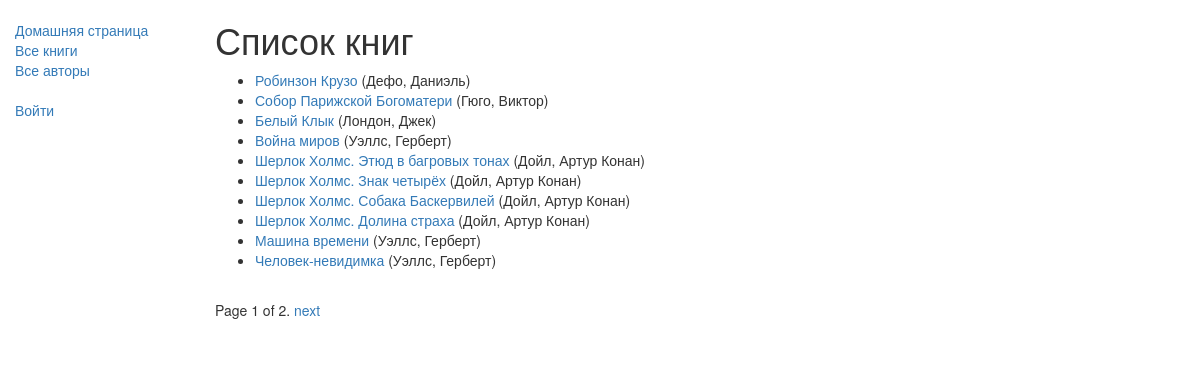
/catalog/books/, run on the app's committed database.
### catalog/models.py (models this page shows, shortened)
class Book(models.Model):
	title = models.CharField(max_length=200)
	author = models.ForeignKey('Author', on_delete=models.SET_NULL, null=True)
	summary = models.TextField(max_length=1000, help_text='Enter a brief description of a book')
	isbn = models.CharField('ISBN', max_length=13,
		help_text='13 Character <a href="https://www.isbn-international.org/content/what-isbn">ISBN number</a>')
	genre = models.ManyToManyField(Genre, help_text='Select a genre for this book')
	language = models.ForeignKey('Language', on_delete=models.SET_NULL, null=True)
	def get_absolute_url(self):
		return reverse('book-detail', args=[str(self.id)])
	def display_genre(self):
		return ', '.join([genre.name for genre in self.genre.all()[:3]])
	display_genre.short_description = 'Genre'

class Author(models.Model):
	first_name = models.CharField(max_length=100)
	last_name = models.CharField(max_length=100)
	date_of_birth = models.DateField(null=True, blank=True)
	date_of_death = models.DateField('Died', null=True, blank=True)
	def __str__(self):
		return f'{self.last_name}, {self.first_name}'
	class Meta:
		ordering = ['last_name']

### catalog/views.py (the view)
class BookListView(generic.ListView):
    model = Book
    template_name = 'book_list.html'
    paginate_by = 10

### catalog/templates/book_list.html
{% extends "base_generic.html" %}
{% block content %}
    <h1>Список книг</h1>
    {% if book_list %}
    <ul>
      {% for book in book_list %}
      <li>
        <a href="{{ book.get_absolute_url }}">{{ book.title }}</a> ({{book.author}})
      </li>
      {% endfor %}
    </ul>
    {% else %}
      <p>В библиотеке нет книг.</p>
    {% endif %}
{% endblock %}

### catalog/templates/base_generic.html (shortened to what this page needs)
<!DOCTYPE html>
<html lang='ru'>
<head>
	<link rel="stylesheet" href="https://maxcdn.bootstrapcdn.com/bootstrap/3.3.7/css/bootstrap.min.css">
	{% load static %}
	<link rel="stylesheet" href="{% static 'css/styles.css' %}">
</head>
<body>
  <div class="container-fluid">
    <div class="row">
      <div class="col-sm-2">
      {% block sidebar %}
      <ul class="sidebar-nav">
          <li><a href="{% url 'index' %}">Домашняя страница</a></li>
          <li><a href="{% url 'books' %}">Все книги</a></li>
          <li><a href="{% url 'authors' %}">Все авторы</a></li>
      </ul>
      <ul class="sidebar-nav">
        {% if user.is_authenticated %}
          <li>Пользователь: {{ user.get_username }}</li>
          <li><a href="{% url 'my-borrowed' %}">Мной позаимствовано</a></li>
          <li><a href="{% url 'logout' %}?next={{ request.path }}">Выйти</a></li>
        {% else %}
          <li><a href="{% url 'login' %}?next={{ request.path }}">Войти</a></li>
        {% endif %}
      </ul>
     {% endblock %}
      </div>
      <div class="col-sm-10 ">
      {% block content %}{% endblock %}
      {% block pagination %}
      {% if is_paginated %}
      <div class="pagination">
        <span class="page-links">
          <span class="page-current">
            Page {{ page_obj.number }} of {{ page_obj.paginator.num_pages }}.
          </span>
           {% if page_obj.has_next %}
           <a href="{{ request.path }}?page={{ page_obj.next_page_number }}">next</a>
           {% endif %}
          </span>
      </div>
      {% endif %}
      {% endblock %}
      </div>
    </div>
  </div>
</body>
</html>

### catalog/static/css/styles.css (style rules this page uses)
.sidebar-nav { margin-top: 20px; padding: 0; list-style: none; }

### data on the page
Book: title "Робинзон Крузо", author "Дефо, Даниэль"
Book: title "Собор Парижской Богоматери", author "Гюго, Виктор"
Book: title "Белый Клык", author "Лондон, Джек"
Book: title "Война миров", author "Уэллс, Герберт"
Book: title "Шерлок Холмс. Этюд в багровых тонах", author "Дойл, Артур Конан"
Book: title "Шерлок Холмс. Знак четырёх", author "Дойл, Артур Конан"
Book: title "Шерлок Холмс. Собака Баскервилей", author "Дойл, Артур Конан"
Book: title "Шерлок Холмс. Долина страха", author "Дойл, Артур Конан"
Book: title "Машина времени", author "Уэллс, Герберт"
Book: title "Человек-невидимка", author "Уэллс, Герберт"

### other printed values
{{ page_obj.number }} "1"
{{ page_obj.paginator.num_pages }} "2"
